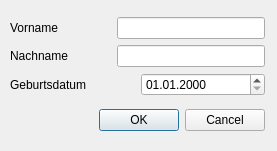
<?xml version="1.0" encoding="UTF-8"?>
<ui version="4.0">
 <class>addUser</class>
 <widget class="QDialog" name="addUser">
  <property name="geometry">
   <rect>
    <x>0</x>
    <y>0</y>
    <width>277</width>
    <height>151</height>
   </rect>
  </property>
  <property name="windowTitle">
   <string>Nutzer hinzufügen</string>
  </property>
  <widget class="QWidget" name="">
   <property name="geometry">
    <rect>
     <x>10</x>
     <y>10</y>
     <width>255</width>
     <height>129</height>
    </rect>
   </property>
   <layout class="QVBoxLayout" name="verticalLayout_2">
    <item>
     <layout class="QVBoxLayout" name="verticalLayout">
      <item>
       <layout class="QHBoxLayout" name="horizontalLayout">
        <item>
         <widget class="QLabel" name="label">
          <property name="minimumSize">
           <size>
            <width>101</width>
            <height>0</height>
           </size>
          </property>
          <property name="text">
           <string>Vorname</string>
          </property>
         </widget>
        </item>
        <item>
         <widget class="QLineEdit" name="firstNameEdit"/>
        </item>
       </layout>
      </item>
      <item>
       <layout class="QHBoxLayout" name="horizontalLayout_2">
        <item>
         <widget class="QLabel" name="label_2">
          <property name="minimumSize">
           <size>
            <width>101</width>
            <height>0</height>
           </size>
          </property>
          <property name="maximumSize">
           <size>
            <width>101</width>
            <height>16777215</height>
           </size>
          </property>
          <property name="text">
           <string>Nachname</string>
          </property>
         </widget>
        </item>
        <item>
         <widget class="QLineEdit" name="surnameEdit"/>
        </item>
       </layout>
      </item>
      <item>
       <layout class="QHBoxLayout" name="horizontalLayout_3">
        <item>
         <widget class="QLabel" name="label_3">
          <property name="minimumSize">
           <size>
            <width>101</width>
            <height>0</height>
           </size>
          </property>
          <property name="text">
           <string>Geburtsdatum</string>
          </property>
         </widget>
        </item>
        <item>
         <widget class="QDateEdit" name="birthdateEdit">
          <property name="displayFormat">
           <string>dd.MM.yyyy</string>
          </property>
         </widget>
        </item>
       </layout>
      </item>
     </layout>
    </item>
    <item>
     <widget class="QDialogButtonBox" name="buttonBox">
      <property name="orientation">
       <enum>Qt::Horizontal</enum>
      </property>
      <property name="standardButtons">
       <set>QDialogButtonBox::Cancel|QDialogButtonBox::Ok</set>
      </property>
     </widget>
    </item>
   </layout>
  </widget>
 </widget>
 <resources/>
 <connections>
  <connection>
   <sender>buttonBox</sender>
   <signal>accepted()</signal>
   <receiver>addUser</receiver>
   <slot>accept()</slot>
   <hints>
    <hint type="sourcelabel">
     <x>248</x>
     <y>254</y>
    </hint>
    <hint type="destinationlabel">
     <x>157</x>
     <y>274</y>
    </hint>
   </hints>
  </connection>
  <connection>
   <sender>buttonBox</sender>
   <signal>rejected()</signal>
   <receiver>addUser</receiver>
   <slot>reject()</slot>
   <hints>
    <hint type="sourcelabel">
     <x>316</x>
     <y>260</y>
    </hint>
    <hint type="destinationlabel">
     <x>286</x>
     <y>274</y>
    </hint>
   </hints>
  </connection>
 </connections>
</ui>
